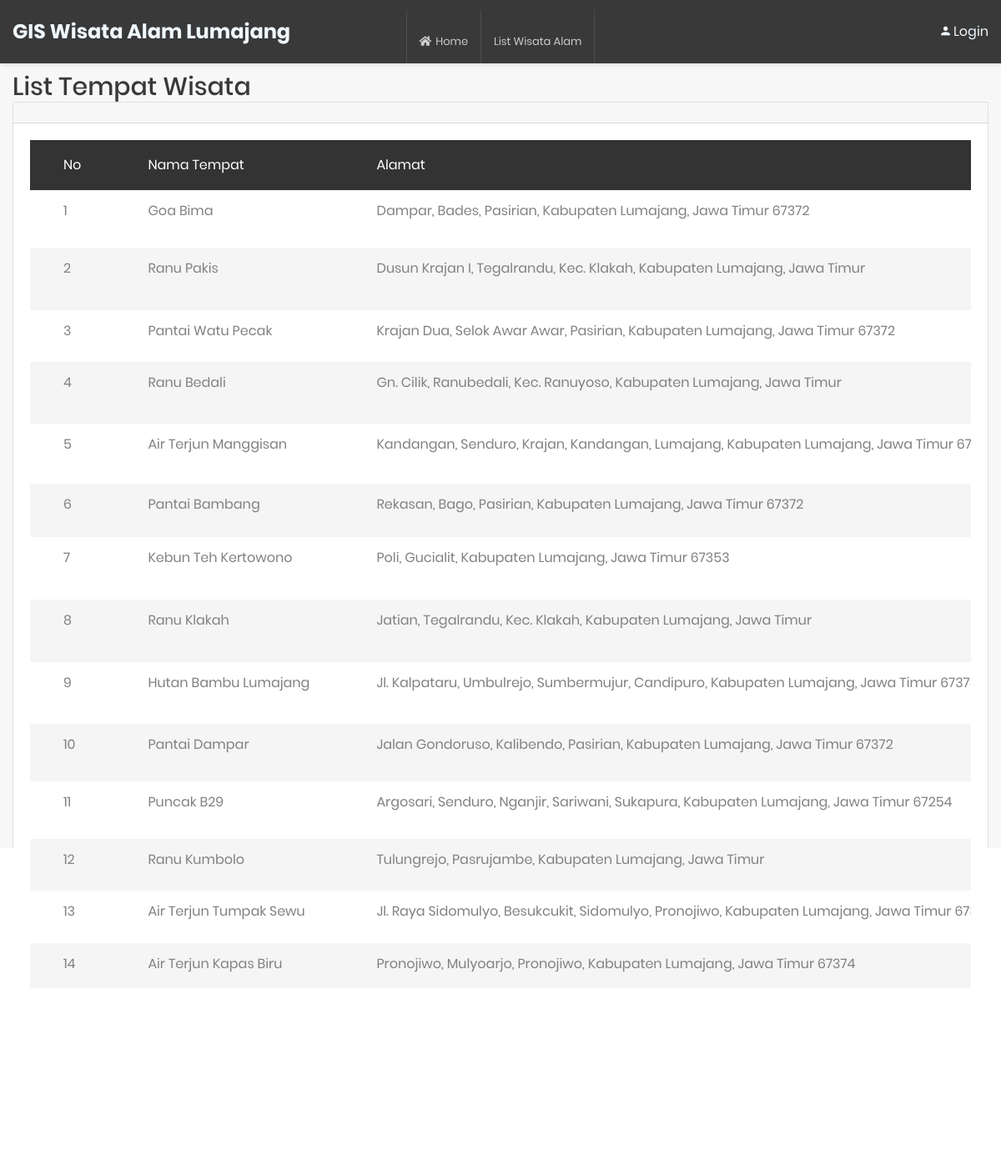
The page /index.php/home/wisata on the database its author committed.
### tables this page shows
CREATE TABLE `tbl_wisata` (
  `id_wisata` int(11) NOT NULL,
  `nama_tempat` varchar(255) DEFAULT NULL,
  `alamat` varchar(255) DEFAULT NULL,
  `desa` varchar(255) DEFAULT NULL,
  `kec` varchar(255) DEFAULT NULL,
  `kab` varchar(255) DEFAULT NULL,
  `prov` varchar(255) DEFAULT NULL,
  `latitude` varchar(255) DEFAULT NULL,
  `longitude` varchar(255) DEFAULT NULL,
  `deskripsi` longtext DEFAULT NULL,
  `gambar` text DEFAULT NULL,
  `id_icon` int(11) DEFAULT NULL
);

### application/views/layout/v_wrapper.php (called while the page is built)
<?php
require_once('v_head.php');
require_once('v_header.php');
require_once('v_content.php');
require_once('v_footer.php');

### application/controllers/Home.php (called while the page is built, shortened)
<?php
class Home extends CI_Controller
{
	public function __construct()
	{
		$this->load->model('m_wisata');
		$this->load->model('m_json');
	}
	public function wisata()
	{
		$data = array(
			'title' => 'List Tempat Wisata',
			'wisata' => $this->m_wisata->get_all_data(),
			'isi'	=> 'v_wisata'
		);
		$this->load->view('layout/v_wrapper', $data, FALSE);
	}
}

### index.php (called while the page is built, shortened)
<?php
require_once BASEPATH.'core/CodeIgniter.php';

### application/views/layout/v_content.php (called while the page is built)
<?php
if ($isi) {
	$this->load->view($isi);
}

### application/models/M_wisata.php (called while the page is built, shortened)
<?php
class M_wisata extends CI_Model
{
	public function get_all_data()
	{
		$this->db->select('*');
		$this->db->from('tbl_wisata');
		$this->db->join('tbl_icon', 'tbl_icon.id_icon = tbl_wisata.id_icon', 'left');
		$this->db->order_by('id_wisata', 'desc');
		return $this->db->get()->result();
	}
}

### application/views/v_wisata.php (the view, shortened to what this page needs)
<div class="col-md-12">
	<div class="card">
		<div class="card-header">
		</div>
		<div class="card-body">
			<table class="table table-borderless table-striped table-earning table-responsive">
				<thead>
					<tr>
						<th>No</th>
						<th>Nama Tempat</th>
						<th>Alamat</th>
					</tr>
				</thead>
				<tbody>
					<?php $no = 1;
					foreach ($wisata as $key => $value) { ?>
						<tr>
							<td><?= $no++; ?></td>
							<td><?= $value->nama_tempat ?></td>
							<td><?= $value->alamat ?></td>
						</tr>
					<?php } ?>
				</tbody>
			</table>
		</div>
	</div>
</div>

### application/views/layout/v_head.php (shortened to what this page needs)
<!DOCTYPE html>
<html lang="en">
<head>
	<link href="<?= base_url() ?>template/css/font-face.css" rel="stylesheet" media="all">
	<link href="<?= base_url() ?>template/vendor/font-awesome-4.7/css/font-awesome.min.css" rel="stylesheet" media="all">
	<link href="<?= base_url() ?>template/vendor/font-awesome-5/css/fontawesome-all.min.css" rel="stylesheet" media="all">
	<link href="<?= base_url() ?>template/vendor/mdi-font/css/material-design-iconic-font.min.css" rel="stylesheet" media="all">
	<link href="<?= base_url() ?>template/css/font-face.css" rel="stylesheet" media="all">
	<link href="<?= base_url() ?>template/vendor/font-awesome-5/css/fontawesome-all.min.css" rel="stylesheet" media="all">
	<link href="<?= base_url() ?>template/vendor/font-awesome-4.7/css/font-awesome.min.css" rel="stylesheet" media="all">
	<link href="<?= base_url() ?>template/vendor/mdi-font/css/material-design-iconic-font.min.css" rel="stylesheet" media="all">
	<link href="<?= base_url() ?>template/vendor/bootstrap-4.1/bootstrap.min.css" rel="stylesheet" media="all">
	<link href="<?= base_url() ?>template/vendor/animsition/animsition.min.css" rel="stylesheet" media="all">
	<link href="<?= base_url() ?>template/vendor/bootstrap-progressbar/bootstrap-progressbar-3.3.4.min.css" rel="stylesheet" media="all">
	<link href="<?= base_url() ?>template/vendor/wow/animate.css" rel="stylesheet" media="all">
	<link href="<?= base_url() ?>template/vendor/css-hamburgers/hamburgers.min.css" rel="stylesheet" media="all">
	<link href="<?= base_url() ?>template/vendor/slick/slick.css" rel="stylesheet" media="all">
	<link href="<?= base_url() ?>template/vendor/select2/select2.min.css" rel="stylesheet" media="all">
	<link href="<?= base_url() ?>template/vendor/perfect-scrollbar/perfect-scrollbar.css" rel="stylesheet" media="all">
	<link href="<?= base_url() ?>template/css/theme.css" rel="stylesheet" media="all">
	<link rel="stylesheet" href="https://unpkg.com/leaflet@1.6.0/dist/leaflet.css" />
	<link rel="stylesheet" href="<?= base_url() ?>leaflet-locatecontrol/dist/L.Control.Locate.min.css" />
</head>

### application/views/layout/v_header.php (shortened to what this page needs)
<body class="animsition">
	<div class="page-wrapper">
		<header class="header-desktop3 d-none d-lg-block">
			<div class="section__content section__content--p35">
				<div class="header3-wrap">
					<h3 style="color:aliceblue">GIS Wisata Alam Lumajang</h3>
					<div class="header__navbar">
						<ul class="list-unstyled">
							<li>
								<a href="<?= base_url() ?>"><i class="fas fa-home"></i><span class="bot-line"></span>Home</a>
							</li>
							<li>
								<a href="<?= base_url('home/wisata') ?>"><span class="bot-line"></span>List Wisata Alam</a>
							</li>
						</ul>
					</div>
					<div class="header__tool">
						<div class="account-wrap">
							<div class="account-item account-item--style2 clearfix ">
								<a style="color:aliceblue" href="<?= base_url('auth/login') ?>"><i class="zmdi zmdi-account"></i> Login</a>
							</div>
						</div>
					</div>
				</div>
			</div>
		</header>
		<div class="page-content--bgf7">
			<section class="welcome p-t-10">
				<div class="container">
					<div class="row">
						<div class="col-md-12">
							<h1 class="title-4"><?= $title ?>
							</h1>
						</div>
						<br>

### application/views/layout/v_footer.php (shortened to what this page needs)
</div>
</div>
</section>
<section class="p-t-60 p-b-20">
	<div class="container">
		<div class="row">
			<div class="col-md-12">
				<div class="copyright">
					<p>Copyright © 2021. GIS Wisata Alam Lumajang</p>
				</div>
			</div>
		</div>
	</div>
</section>
</div>
</div>
</body>
</html>

### rows shown on the page
tbl_wisata: nama_tempat "Goa Bima", alamat "Dampar, Bades, Pasirian, Kabupaten Lumajang, Jawa Timur 67372"
tbl_wisata: nama_tempat "Ranu Pakis", alamat "Dusun Krajan I, Tegalrandu, Kec. Klakah, Kabupaten Lumajang, Jawa Timur"
tbl_wisata: nama_tempat "Pantai Watu Pecak", alamat "Krajan Dua, Selok Awar Awar, Pasirian, Kabupaten Lumajang, Jawa Timur 67372"
tbl_wisata: nama_tempat "Ranu Bedali", alamat "Gn. Cilik, Ranubedali, Kec. Ranuyoso, Kabupaten Lumajang, Jawa Timur"
tbl_wisata: nama_tempat "Air Terjun Manggisan", alamat "Kandangan, Senduro, Krajan, Kandangan, Lumajang, Kabupaten Lumajang, Jawa Timur…"
tbl_wisata: nama_tempat "Pantai Bambang", alamat "Rekasan, Bago, Pasirian, Kabupaten Lumajang, Jawa Timur 67372"
tbl_wisata: nama_tempat "Kebun Teh Kertowono", alamat "Poli, Gucialit, Kabupaten Lumajang, Jawa Timur 67353"
tbl_wisata: nama_tempat "Ranu Klakah", alamat "Jatian, Tegalrandu, Kec. Klakah, Kabupaten Lumajang, Jawa Timur"
tbl_wisata: nama_tempat "Hutan Bambu Lumajang", alamat "Jl. Kalpataru, Umbulrejo, Sumbermujur, Candipuro, Kabupaten Lumajang, Jawa Timur…"
tbl_wisata: nama_tempat "Pantai Dampar", alamat "Jalan Gondoruso, Kalibendo, Pasirian, Kabupaten Lumajang, Jawa Timur 67372"
tbl_wisata: nama_tempat "Puncak B29", alamat "Argosari, Senduro, Nganjir, Sariwani, Sukapura, Kabupaten Lumajang, Jawa Timur 67254"
tbl_wisata: nama_tempat "Ranu Kumbolo", alamat "Tulungrejo, Pasrujambe, Kabupaten Lumajang, Jawa Timur"
tbl_wisata: nama_tempat "Air Terjun Tumpak Sewu", alamat "Jl. Raya Sidomulyo, Besukcukit, Sidomulyo, Pronojiwo, Kabupaten Lumajang, Jawa Timur…"
tbl_wisata: nama_tempat "Air Terjun Kapas Biru", alamat "Pronojiwo, Mulyoarjo, Pronojiwo, Kabupaten Lumajang, Jawa Timur 67374"

### other values the page prints
$title "List Tempat Wisata"
